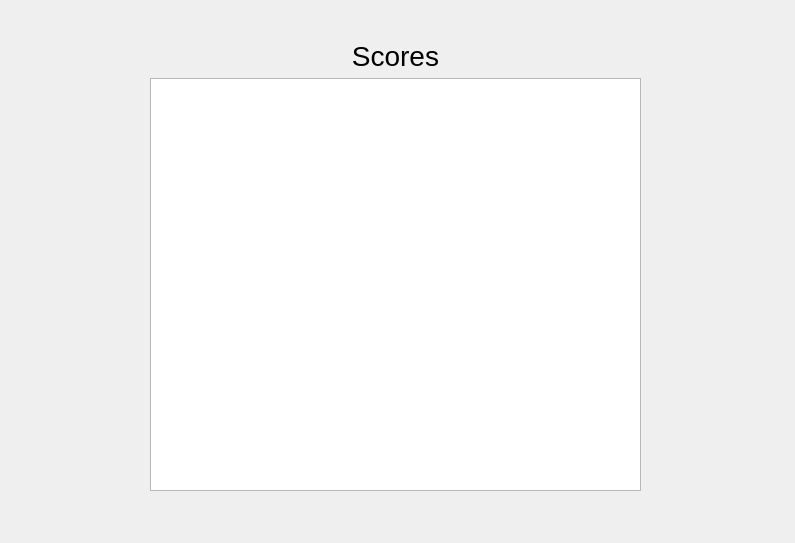
<?xml version="1.0" encoding="UTF-8"?>
<ui version="4.0">
 <class>CurrentScores</class>
 <widget class="QWidget" name="CurrentScores">
  <property name="geometry">
   <rect>
    <x>0</x>
    <y>0</y>
    <width>795</width>
    <height>543</height>
   </rect>
  </property>
  <property name="windowTitle">
   <string>Scores</string>
  </property>
  <widget class="QWidget" name="layoutWidget">
   <property name="geometry">
    <rect>
     <x>150</x>
     <y>40</y>
     <width>491</width>
     <height>451</height>
    </rect>
   </property>
   <layout class="QVBoxLayout" name="verticalLayout">
    <item>
     <widget class="QLabel" name="label">
      <property name="font">
       <font>
        <pointsize>21</pointsize>
       </font>
      </property>
      <property name="text">
       <string>Scores</string>
      </property>
      <property name="alignment">
       <set>Qt::AlignCenter</set>
      </property>
     </widget>
    </item>
    <item>
     <widget class="QListWidget" name="listWidget"/>
    </item>
   </layout>
  </widget>
 </widget>
 <resources/>
 <connections/>
</ui>
